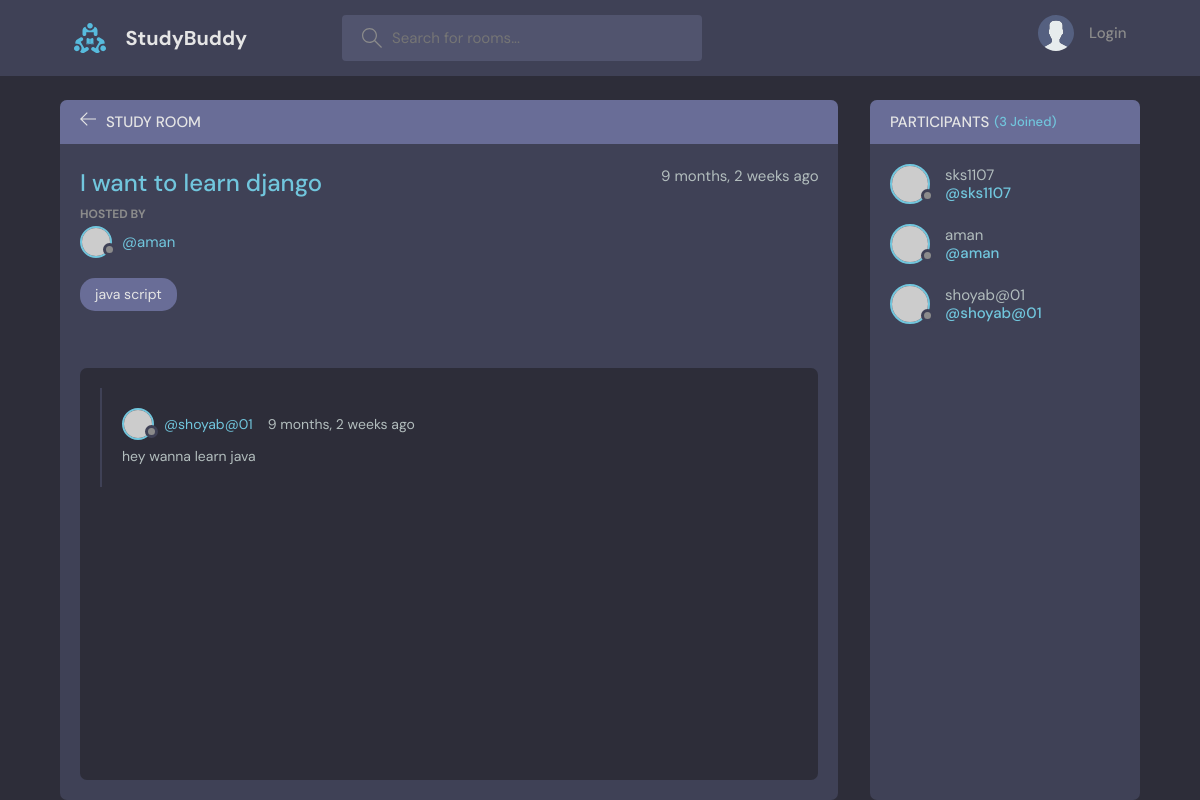
Page /room/3/ on the committed database.
### base/models.py (models this page shows, shortened)
class Room(models.Model):
    host = models.ForeignKey(User, on_delete = models.SET_NULL, null = True)
    topic = models.ForeignKey(Topic, on_delete = models.SET_NULL, null = True)
    name = models.CharField(max_length=200)
    description = models.TextField(null = True)
    participants = models.ManyToManyField(User, related_name ='participants', blank=True)
    updated = models.DateTimeField(auto_now = True)
    created = models.DateTimeField(auto_now_add = True)
    class Meta:
        ordering = ['-updated', '-created']

class Topic(models.Model):
    name = models.CharField(max_length = 200)

class Message(models.Model):
    user = models.ForeignKey(User, on_delete = models.CASCADE)
    room = models.ForeignKey(Room, on_delete = models.CASCADE)
    body = models.TextField()
    updated = models.DateTimeField(auto_now = True)
    created = models.DateTimeField(auto_now_add = True)
    class Meta:
        ordering = ['-updated', '-created']
    def __str__(self):
        return self.body[0:50]

### base/views.py (the view, shortened to what this page needs)
# urls.py: path('room/<str:pk>/', views.room, name="room"),
def room(request, pk):
    room = Room.objects.get(id=pk)
    room_messages = room.message_set.all()
    room_participants = room.participants.all()
    context = {'room':room, 'room_messages':room_messages, 'room_participants':room_participants}
    return render(request, 'base/room.html', context)

### base/templates/base/room.html (shortened to what this page needs)
{% extends 'main.html' %} {% block title %}Room{% endblock title %}
{% block content %}
<main class="profile-page layout layout--2">
  <div class="container">
    <div class="room">
      <div class="room__top">
        <div class="room__topLeft">
          <a href="{% url 'home' %}">
            <svg version="1.1" xmlns="http://www.w3.org/2000/svg" width="32" height="32" viewBox="0 0 32 32">
              <title>arrow-left</title>
              <path
                d="M13.723 2.286l-13.723 13.714 13.719 13.714 1.616-1.611-10.96-10.96h27.625v-2.286h-27.625l10.965-10.965-1.616-1.607z"
              ></path>
            </svg>
          </a>
          <h3>Study Room</h3>
        </div>
      </div>
      <div class="room__box scroll">
        <div class="room__header scroll">
          <div class="room__info">
            <h3>{{room.name}}</h3>
            <span>{{room.created | timesince }} ago</span>
          </div>
          <div class="room__hosted">
            <p>Hosted By</p>
            <a href="{% url 'profile' room.host.id %}" class="room__author">
              <div class="avatar avatar--small">
                <img src="https://randomuser.me/api/portraits/men/37.jpg" />
              </div>
              <span>@{{room.host.username}}</span>
            </a>
          </div>
          <span class="room__topics">{{room.topic.name}}</span>
        </div>
        <div class="room__conversation">
          <div class="threads scroll">
            {% for message in room_messages %}
            <div class="thread">
              <div class="thread__top">
                <div class="thread__author">
                  <a href="{% url 'profile' message.user.id %}" class="thread__authorInfo">
                    <div class="avatar avatar--small">
                      <img src="https://randomuser.me/api/portraits/men/37.jpg" />
                    </div>
                    <span>@{{message.user.username}}</span>
                  </a>
                  <span class="thread__date">{{message.created | timesince}} ago</span>
                </div>
              </div>
              <div class="thread__details">
                {{message}}
              </div>
            </div>
            {% endfor %}
          </div>
        </div>
      </div>
        <div class="room__message">
        </div>
      </div>
    <div class="participants">
      <h3 class="participants__top">Participants <span>({{room_participants.count}} Joined)</span></h3>
      <div class="participants__list scroll">
        {% for participant in room_participants %}
        <a href="{% url 'profile' user.id %}" class="participant">
          <div class="avatar avatar--medium">
            <img src="https://randomuser.me/api/portraits/men/37.jpg" />
          </div>
          <p>
            {{participant}}
            <span>@{{participant}}</span>
          </p>
        </a>
        {% endfor %}
      </div>
    </div>
  </div>
</main>
{% endblock content %}

### rows in the picture
Room: name "I want to learn django", created "9 months, 2 weeks", host.username "aman", topic.name "java script"
Message: user.username "shoyab@01", created "9 months, 2 weeks", body "hey wanna learn java"

### other values in the picture
{{ room_participants.count }} "3"
{{ participant }} "sks1107"
{{ participant }} "aman"
{{ participant }} "shoyab@01"
